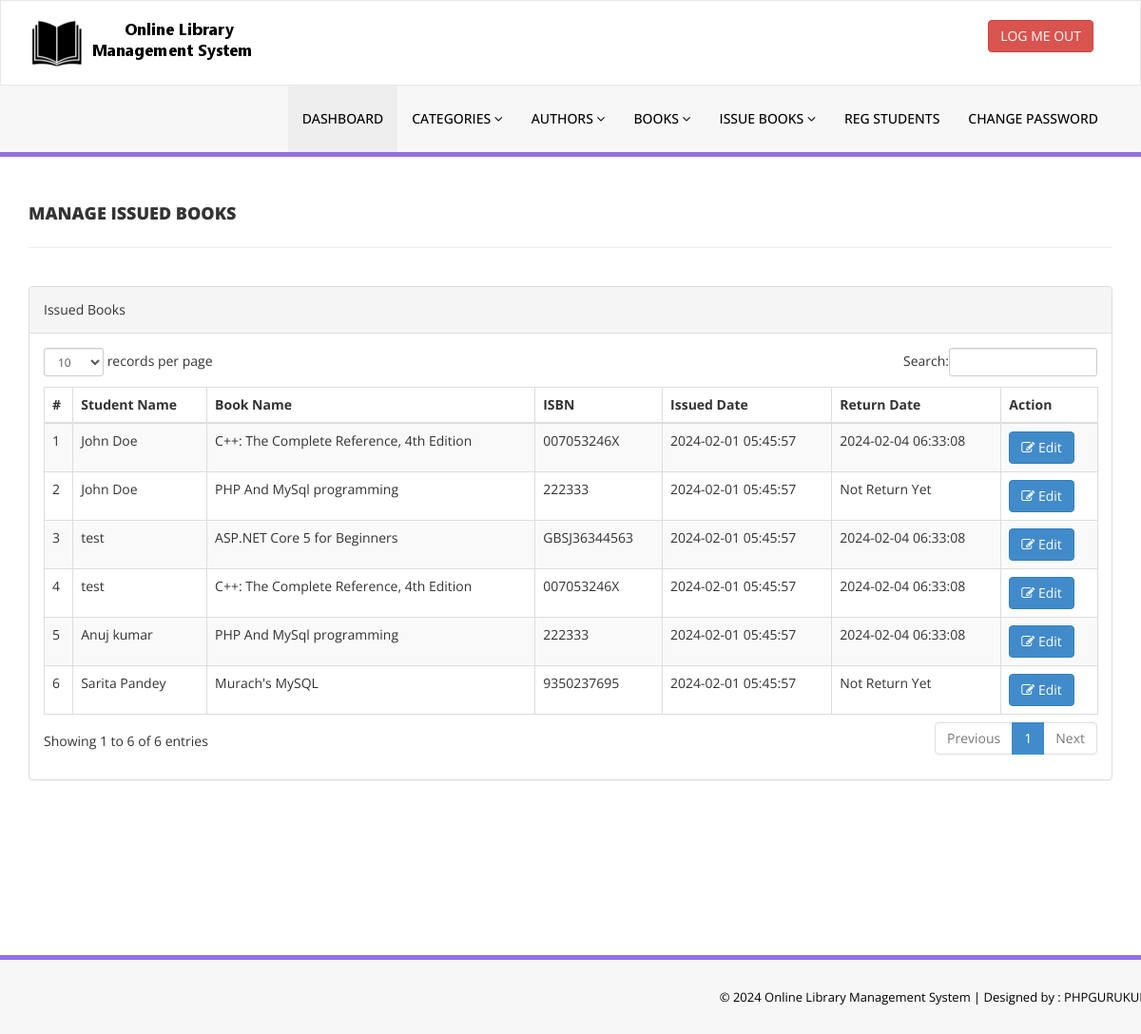
/library/admin/manage-issued-books.php (signed in), run on an earlier commit of the app's database.
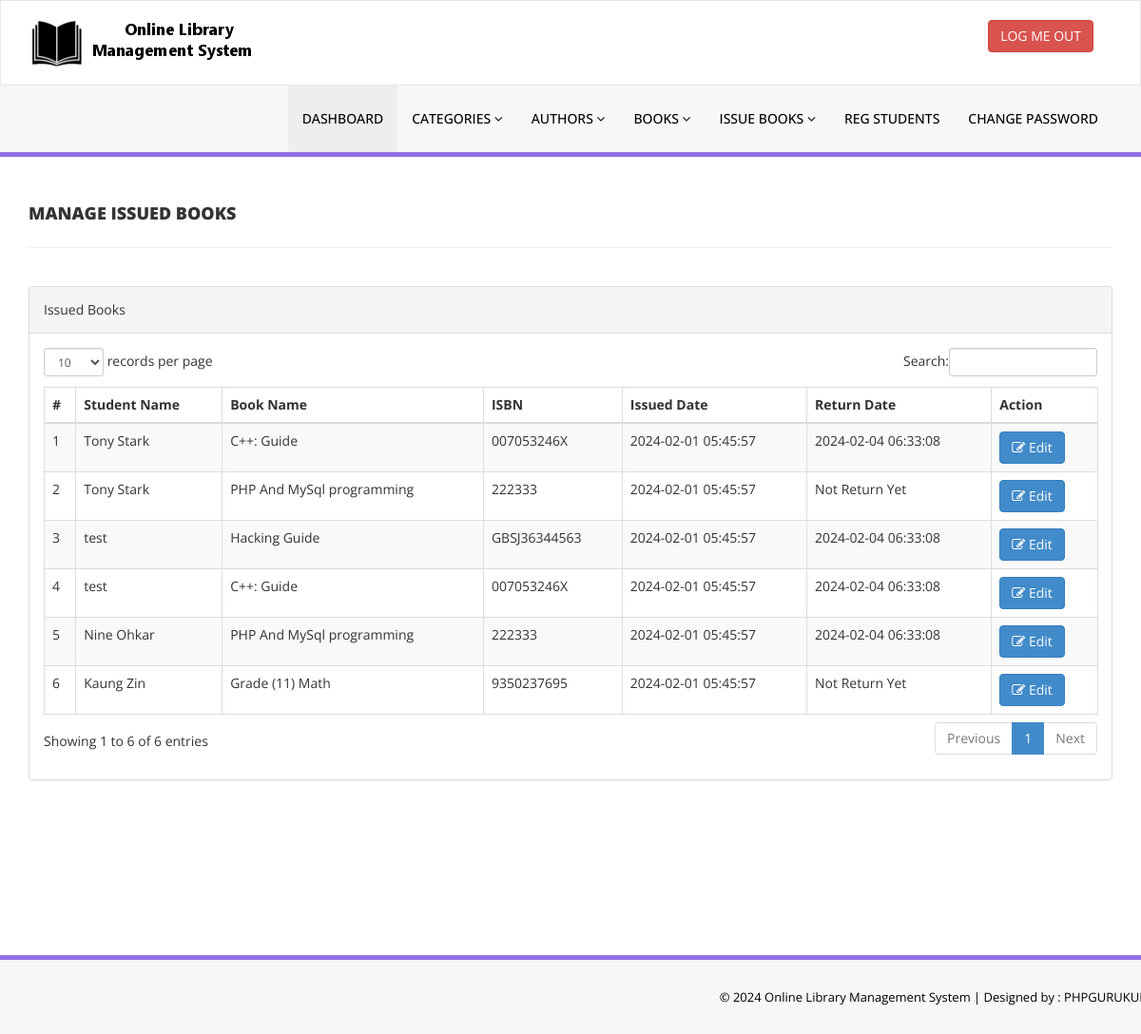
And on a later commit of the database.
### tables this page shows
CREATE TABLE `tblissuedbookdetails` (
  `id` int(11) NOT NULL,
  `BookId` int(11) DEFAULT NULL,
  `StudentID` varchar(150) DEFAULT NULL,
  `IssuesDate` timestamp NULL DEFAULT current_timestamp(),
  `ReturnDate` timestamp NULL DEFAULT NULL ON UPDATE current_timestamp(),
  `RetrunStatus` int(1) DEFAULT NULL,
  `fine` int(11) DEFAULT NULL
);

CREATE TABLE `tblstudents` (
  `id` int(11) NOT NULL,
  `StudentId` varchar(100) DEFAULT NULL,
  `FullName` varchar(120) DEFAULT NULL,
  `EmailId` varchar(120) DEFAULT NULL,
  `MobileNumber` char(11) DEFAULT NULL,
  `Password` varchar(120) DEFAULT NULL,
  `Status` int(1) DEFAULT NULL,
  `RegDate` timestamp NULL DEFAULT current_timestamp(),
  `UpdationDate` timestamp NULL DEFAULT NULL ON UPDATE current_timestamp()
);

CREATE TABLE `tblbooks` (
  `id` int(11) NOT NULL,
  `BookName` varchar(255) DEFAULT NULL,
  `CatId` int(11) DEFAULT NULL,
  `AuthorId` int(11) DEFAULT NULL,
  `ISBNNumber` varchar(25) DEFAULT NULL,
  `BookPrice` decimal(10,2) DEFAULT NULL,
  `bookImage` varchar(250) NOT NULL,
  `isIssued` int(1) DEFAULT NULL,
  `RegDate` timestamp NULL DEFAULT current_timestamp(),
  `UpdationDate` timestamp NULL DEFAULT NULL ON UPDATE current_timestamp()
);

### library/admin/manage-issued-books.php (the view, shortened to what this page needs)
<?php
include('includes/config.php');
if(strlen($_SESSION['alogin'])==0)
    {
header('location:index.php');
}
else{
    ?>
<!DOCTYPE html>
<html xmlns="http://www.w3.org/1999/xhtml">
<head>
    <link href="assets/css/bootstrap.css" rel="stylesheet" />
    <link href="assets/css/font-awesome.css" rel="stylesheet" />
    <link href="assets/js/dataTables/dataTables.bootstrap.css" rel="stylesheet" />
    <link href="assets/css/style.css" rel="stylesheet" />
</head>
<body>
<?php include('includes/header.php');?>
    <div class="content-wrapper">
         <div class="container">
        <div class="row pad-botm">
            <div class="col-md-12">
                <h4 class="header-line">Manage Issued Books</h4>
    </div>
     <div class="row">
</div>
        </div>
            <div class="row">
                <div class="col-md-12">
                    <div class="panel panel-default">
                        <div class="panel-heading">
                          Issued Books
                        </div>
                        <div class="panel-body">
                            <div class="table-responsive">
                                <table class="table table-striped table-bordered table-hover" id="dataTables-example">
                                    <thead>
                                        <tr>
                                            <th>#</th>
                                            <th>Student Name</th>
                                            <th>Book Name</th>
                                            <th>ISBN </th>
                                            <th>Issued Date</th>
                                            <th>Return Date</th>
                                            <th>Action</th>
                                        </tr>
                                    </thead>
                                    <tbody>
<?php $sql = "SELECT tblstudents.FullName,tblbooks.BookName,tblbooks.ISBNNumber,tblissuedbookdetails.IssuesDate,tblissuedbookdetails.ReturnDate,tblissuedbookdetails.id as rid from  tblissuedbookdetails join tblstudents on tblstudents.StudentId=tblissuedbookdetails.StudentId join tblbooks on tblbooks.id=tblissuedbookdetails.BookId order by tblissuedbookdetails.id desc";
$query = $dbh -> prepare($sql);
$query->execute();
$results=$query->fetchAll(PDO::FETCH_OBJ);
$cnt=1;
if($query->rowCount() > 0)
{
foreach($results as $result)
{               ?>
                                        <tr class="odd gradeX">
                                            <td class="center"><?php echo htmlentities($cnt);?></td>
                                            <td class="center"><?php echo htmlentities($result->FullName);?></td>
                                            <td class="center"><?php echo htmlentities($result->BookName);?></td>
                                            <td class="center"><?php echo htmlentities($result->ISBNNumber);?></td>
                                            <td class="center"><?php echo htmlentities($result->IssuesDate);?></td>
                                            <td class="center"><?php if($result->ReturnDate=="")
                                            {
                                                echo htmlentities("Not Return Yet");
                                            } else {
                                            echo htmlentities($result->ReturnDate);
}
                                            ?></td>
                                            <td class="center">
                                            <a href="update-issue-bookdeails.php?rid=<?php echo htmlentities($result->rid);?>"><button class="btn btn-primary"><i class="fa fa-edit "></i> Edit</button>
                                            </td>
                                        </tr>
 <?php $cnt=$cnt+1;}} ?>
                                    </tbody>
                                </table>
                            </div>
                        </div>
                    </div>
                </div>
            </div>
    </div>
    </div>
  <?php include('includes/footer.php');?>
</body>
</html>
<?php } ?>

### library/admin/includes/header.php (shortened to what this page needs)
<div class="navbar navbar-inverse set-radius-zero" >
        <div class="container">
            <div class="navbar-header">
                <a class="navbar-brand">
                    <img src="assets/img/logo.png" />
                </a>
            </div>
            <div class="right-div">
                <a href="logout.php" class="btn btn-danger pull-right">LOG ME OUT</a>
            </div>
        </div>
    </div>
    <section class="menu-section">
        <div class="container">
            <div class="row ">
                <div class="col-md-12">
                    <div class="navbar-collapse collapse ">
                        <ul id="menu-top" class="nav navbar-nav navbar-right">
                            <li><a href="dashboard.php" class="menu-top-active">DASHBOARD</a></li>
                            <li>
                                <a href="#" class="dropdown-toggle" id="ddlmenuItem" data-toggle="dropdown"> Categories <i class="fa fa-angle-down"></i></a>
                            </li>
                            <li>
                                <a href="#" class="dropdown-toggle" id="ddlmenuItem" data-toggle="dropdown"> Authors <i class="fa fa-angle-down"></i></a>
                            </li>
 <li>
                                <a href="#" class="dropdown-toggle" id="ddlmenuItem" data-toggle="dropdown"> Books <i class="fa fa-angle-down"></i></a>
                            </li>
                           <li>
                                <a href="#" class="dropdown-toggle" id="ddlmenuItem" data-toggle="dropdown"> Issue Books <i class="fa fa-angle-down"></i></a>
                            </li>
                             <li><a href="reg-students.php">Reg Students</a></li>
  <li><a href="change-password.php">Change Password</a></li>
                        </ul>
                    </div>
                </div>
            </div>
        </div>
    </section>

### library/admin/includes/footer.php
<section class="footer-section">
     <div class="container">
         <div class="row">
             <div class="col-md-12">
                &copy; <?php echo date('Y');?> Online Library Management System |<a href="https://phpgurukul.com/" target="_blank"  > Designed by : PHPGURUKUL</a>
             </div>
         </div>
     </div>
 </section>

### library/admin/assets/css/style.css (style rules this page uses)
.set-radius-zero { border-radius:0px; -moz-border-radius:0px; -webkit-border-radius:0px; }
.content-wrapper { margin-top: 40px; min-height:800px; padding-bottom:90px; }
.header-line { font-weight:900; padding-bottom:25px; border-bottom:1px solid #eeeeee; text-transform:uppercase; }
.pad-botm { padding-bottom:30px; }
.right-div { float: right; padding: 20px; }
#menu-top a { color:#000; text-decoration:none; font-weight:500; padding: 25px 15px 25px 15px; text-transform:uppercase; }
.menu-section { background-color: #f7f7f7; border-bottom:5px solid #9170E4; width:100% }
.menu-top-active { background-color:#eeeeee; }
.navbar-inverse { background-color: #FFF; border-color: rgba(155, 153, 153, 0.23); }
.navbar { min-height: 90px; margin-bottom: 0px; }
.footer-section { padding:25px 50px 25px 50px; color:#000; font-size:13px; background-color: #f7f7f7; text-align:right; border-top:5px solid #9170E4; }
.footer-section a, .footer-section a:hover { color:#000; }

What changed in the data, as far as the page shows it:
changed through a linked row, tblissuedbookdetails (number 1 of 6 on the later page): tblstudents.FullName "John Doe" → "Tony Stark"; BookId.BookName "C++: The Complete Reference, 4th Edition" → "C++: Guide"
changed through a linked row, tblissuedbookdetails (number 2 of 6 on the later page): tblstudents.FullName "John Doe" → "Tony Stark"
changed through a linked row, tblissuedbookdetails "GBSJ36344563": BookId.BookName "ASP.NET Core 5 for Beginners" → "Hacking Guide"
changed through a linked row, tblissuedbookdetails (number 4 of 6 on the later page): BookId.BookName "C++: The Complete Reference, 4th Edition" → "C++: Guide"
changed through a linked row, tblissuedbookdetails: tblstudents.FullName "Anuj kumar" → "Nine Ohkar"
changed through a linked row, tblissuedbookdetails: tblstudents.FullName "Sarita Pandey" → "Kaung Zin"; BookId.BookName "Murach's MySQL" → "Grade (11) Math"
